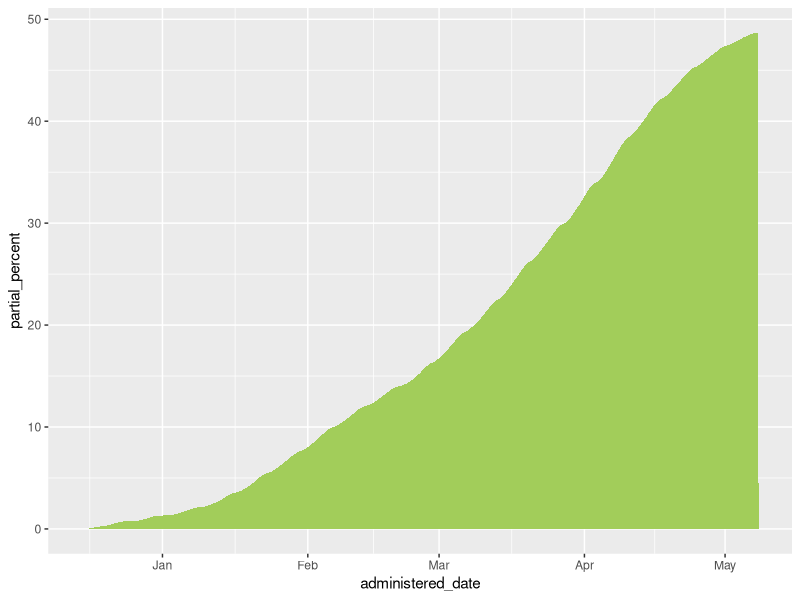
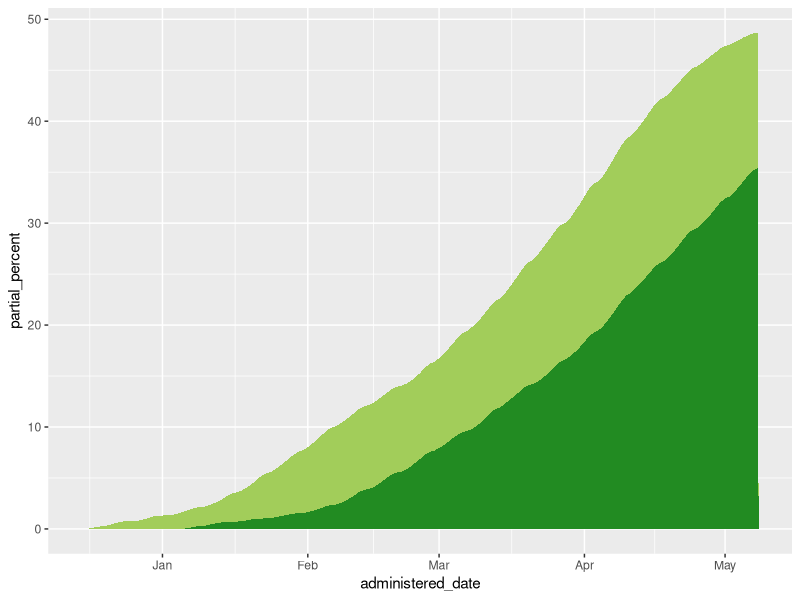
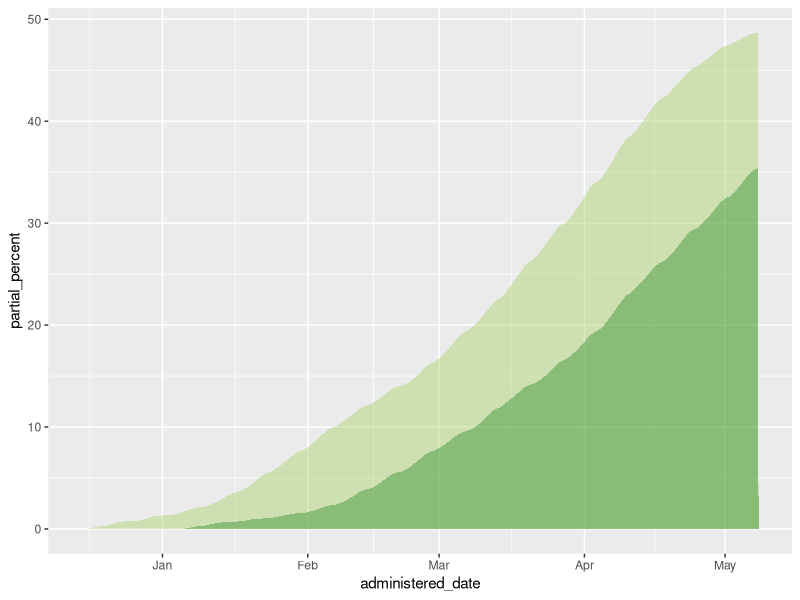
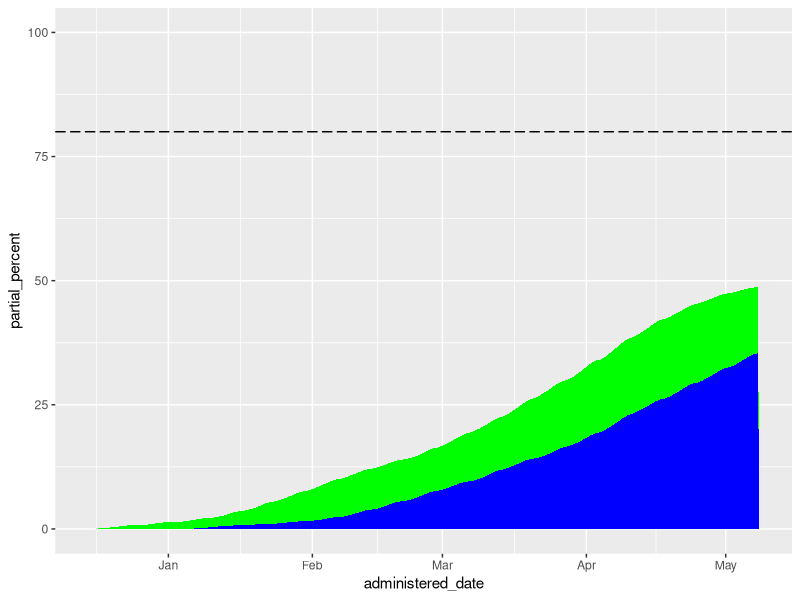
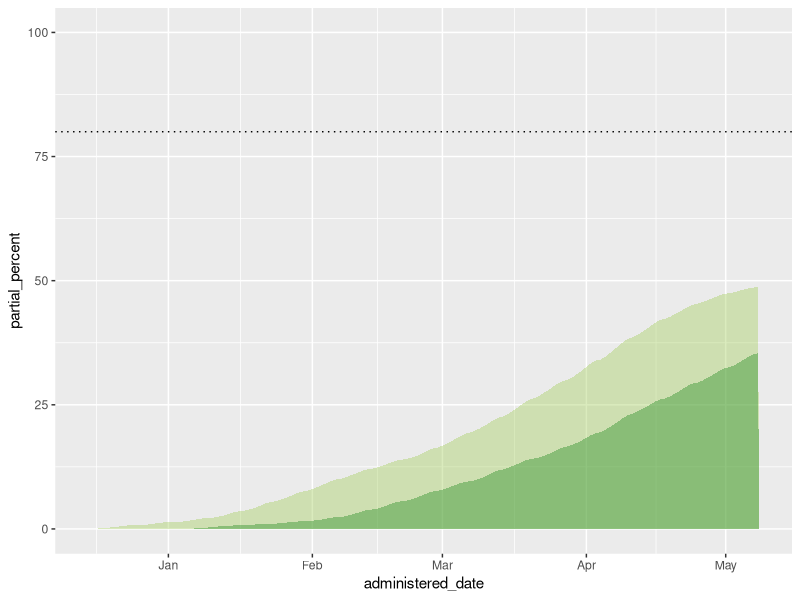
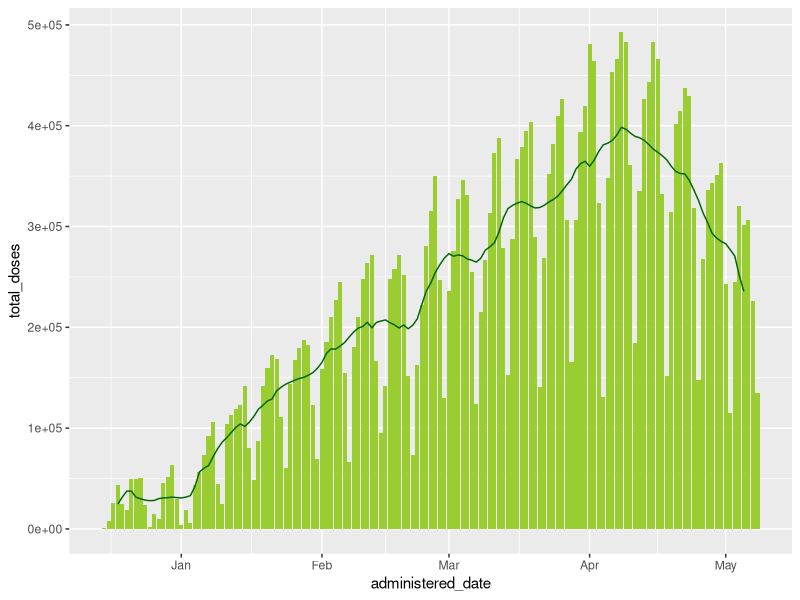
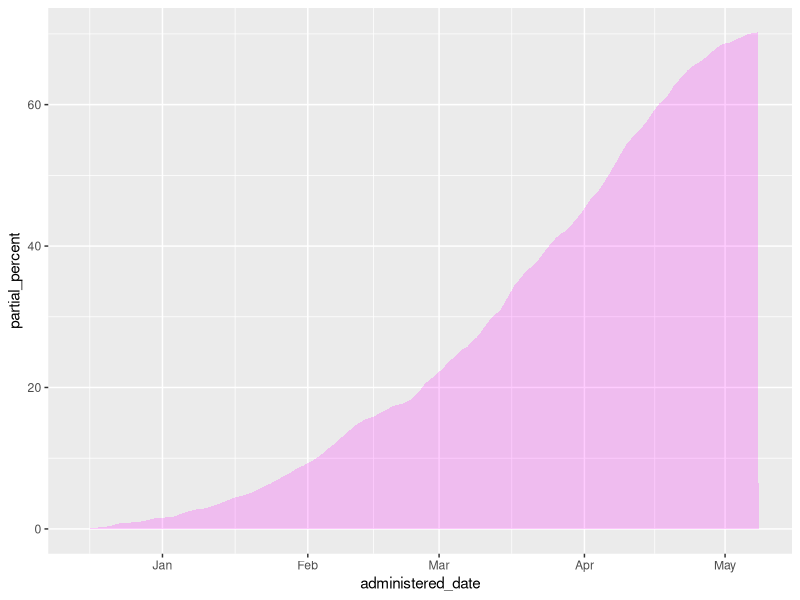
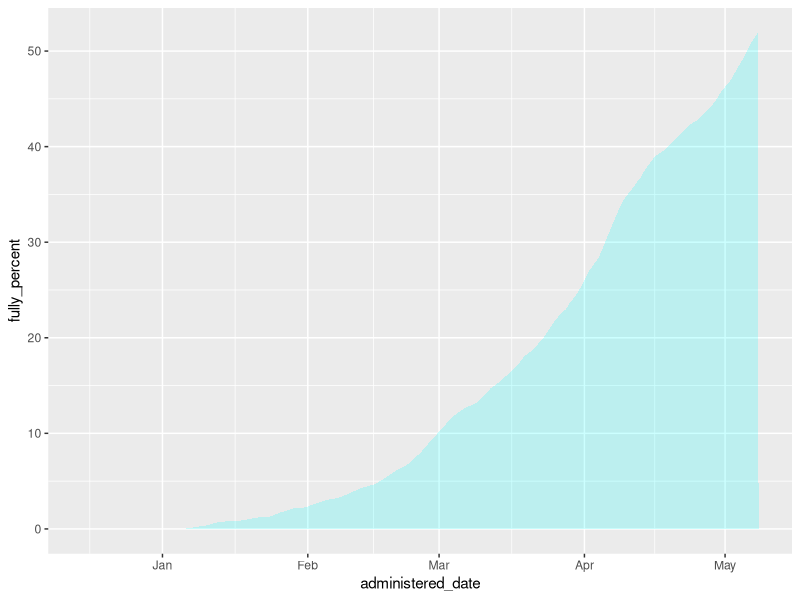

Write the R code that produced these figures, in order.
## ---- chunk 1
# You may need to install the package zoo
#install.packages("zoo")

library(ggplot2)
library(zoo)
## ---- chunk 2
# Loading vaccine administered dataset 
vaccine_admin <- read.csv("covid-19-progress-county-051021.csv") 
head(vaccine_admin)
## ---- chunk 3
# To learn more about the trimws function
?trimws

# Creating a string of text that has an extra white space
test_text1 <- "I am writing a sentence with an extra space at the end "

# Run this code and take a look in the console, you'll notice that the output there is no longer a white space at the end
# You can change where the white space is removed, "left", "right", "both"
trimws(test_text1, which = "right")

# What do think the output of this text string will be?
# Hint: remember you will need to specify which direction you want to trim! 
test_text2 <- " I am writing a sentence with an extra spaces everywhere "

# Test it out yourself with the variable test_text2 we just created!
trimws(test_text2 , which = "both")

## ---- chunk 4
# Specifying "both" will ensure that extra white spaces will be removed throughout
vaccine_admin$county <- trimws(vaccine_admin$county, which = "both")

## ---- chunk 5
random_date <- "15/Jan/2020"

# Fill in the format
as.Date(random_date, format = "%d/%B/%Y")

## ---- chunk 6

vaccine_admin$administered_date <- as.Date(vaccine_admin$administered_date, format = "%Y-%m-%d")

## ---- chunk 7

vaccine_CA <- subset(vaccine_admin, county == "All CA Counties")

## ---- chunk 8

CA_pop <- c(39466917)

# In these two lines, we are calculating the percentage of those who have had at least one dose (this is for those who are partially vaccinated). 
# And then rounding the number to two decimal places using the round() 
vaccine_CA$partial_percent <- (vaccine_CA$cumulative_at_least_one_dose/CA_pop)*100
vaccine_CA$partial_percent <- round(vaccine_CA$partial_percent, digits = 2)

# This is combining the two steps above into one to calculate the percentage of those who are fully vaccinated
vaccine_CA$fully_percent <- round(((vaccine_CA$cumulative_fully_vaccinated/CA_pop)*100), digits = 2)

## ---- chunk 9
summary(vaccine_CA)
tail(vaccine_CA)
## ---- chunk 10

# This will show you the column names in the dataset
names(vaccine_CA)

# Plotting the inital graph with the first layer for the partially vaccinated percentages
ggplot(data = vaccine_CA, aes(x = administered_date, y = partial_percent)) +
  geom_area(fill = "darkolivegreen3")

# Adding the second layer with the fully vaccinated percentages
ggplot(data = vaccine_CA, aes(x = administered_date, y = partial_percent)) +
  geom_area(fill = "darkolivegreen3") + 
  geom_area(aes(x = administered_date, y = fully_percent), fill="forestgreen")

# Here is an example of changing the opacity of the graph with the aesthetic parameter alpha
ggplot(data = vaccine_CA, aes(x = administered_date, y = partial_percent)) +
  geom_area(fill = "darkolivegreen3", alpha = 0.4) + 
  geom_area(aes(x = administered_date, y = fully_percent), fill="forestgreen", alpha = 0.4)

## ---- chunk 11

# Try changing the line type with something different

ggplot(data = vaccine_CA, aes(x = administered_date, y = partial_percent)) +
  geom_area(fill="green") + 
  geom_area(aes(x= administered_date, y = fully_percent), fill="blue") +
  ylim(0, 100) +
  geom_hline(yintercept = 80, linetype='longdash')

ggplot(data = vaccine_CA, aes(x = administered_date, y = partial_percent)) +
  geom_area(fill = "darkolivegreen3", alpha = 0.4) + 
  geom_area(aes(x = administered_date, y = fully_percent), fill="forestgreen", alpha = 0.4) +
  ylim(0, 100) + geom_hline(yintercept = 80, linetype='dotted')

## ---- chunk 12

# Use the function rollmean() to calculate rolling averages over 7 days
vaccine_CA$wk_avg <- zoo::rollmean(vaccine_CA$total_doses, k = 7, fill = NA)

# Round the number to the nearest whole number
vaccine_CA$wk_avg <- round(vaccine_CA$wk_avg, digits = 0)

# Because the data has NAs, a warning message will appear: "Removed 6 row(s) containing missing values (geom_path)"
# So you can na.rm = T to remove the NAs from the plot
ggplot(data = vaccine_CA, aes(x = administered_date, y = total_doses)) +
  geom_col(fill = "yellowgreen") +
  scale_y_continuous() +
  geom_line(data = vaccine_CA, aes(x = administered_date, y = wk_avg), na.rm = T, color = "darkgreen")

## ---- chunk 13
# Fill in the county of your chose to subset
SF <- subset(vaccine_admin, county == "San Francisco")
summary(SF)

## ---- chunk 14
# Fill in the county's population
county_pop <- c(815000)

# Calculate the percentage the percentage of those who have had at least one dose in that county
SF$partial_percent <- (SF$cumulative_at_least_one_dose/county_pop)*100
SF$partial_percent <- round(SF$partial_percent, digits = 2)

# Calculate the percentage of those who are fully vaccinated in that county
SF$fully_percent <- round(((SF$cumulative_fully_vaccinated/county_pop)*100), digits = 2)


## ---- chunk 15

ggplot(data = SF, aes(x=administered_date, y = partial_percent)) +
  geom_area(fill="magenta", alpha = 0.2)


  
## ---- chunk 16
ggplot(data = SF, aes(x=administered_date, y = fully_percent))+
  geom_area(fill="cyan", alpha = 0.2)
## ---- chunk 17
SFplot <- ggplot(data = SF, aes(x=administered_date, y = partial_percent))+
  geom_area(fill="magenta", alpha = 0.2) +
  geom_area(aes(x = administered_date, y = fully_percent), fill="cyan", alpha = 0.25) 
  
## ---- chunk 18
SFplot + labs(x = "Date of Vaccine", y = "Vaccination Rate",
title ="SF Vaccine Data")
## ---- chunk 19

# Use the function rollmean() to calculate rolling averages over 7 days
SF$wk_avg <- zoo::rollmean(SF$total_doses , k = 7, fill = NA)

# Round the number to the nearest whole number
SF$wk_avg <- round(SF$wk_avg, digits = 0)

## ---- chunk 20
ggplot(data = vaccine_CA, aes(x = administered_date, y = total_doses)) +
  geom_col(fill = "lightblue") +
  scale_y_continuous() +
  geom_line(data = vaccine_CA, aes(x = administered_date, y = wk_avg), na.rm = T, 
            color = "magenta", alpha = 0.5, size = 0.8) +
  labs(x = "Date of Vaccine", y = "Total Vaccinations", 
       title ="SF Vaccine Data by Day") 
